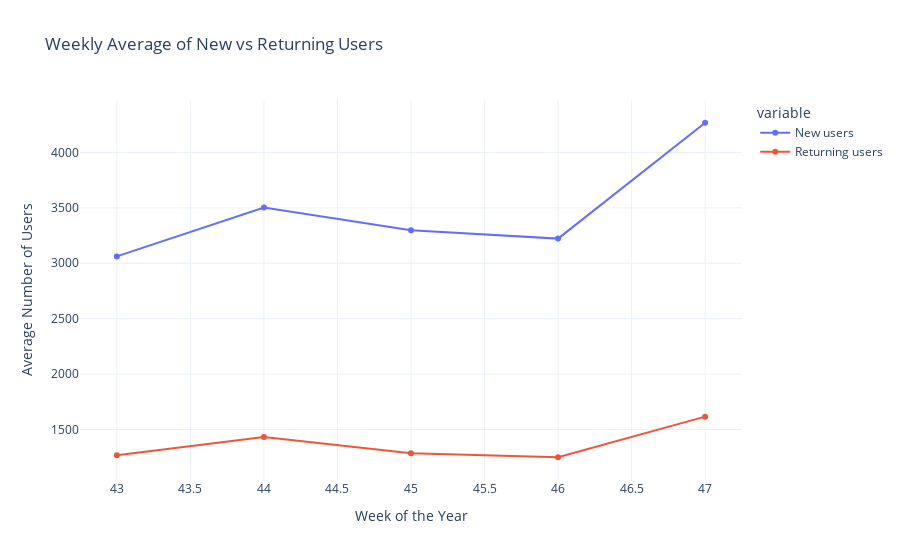
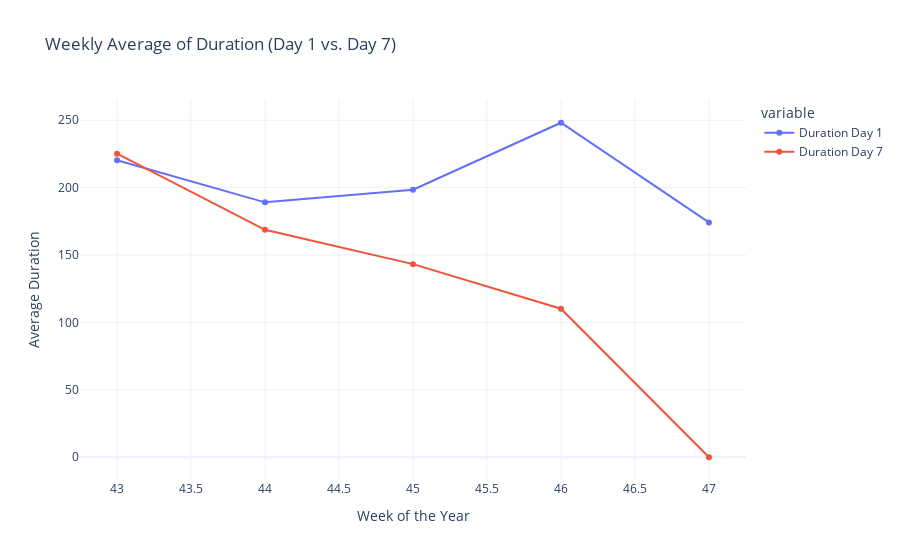

The notebook cell these images were saved under, in order:
### Markdown cell above
#### Now, let’s have a look at the weekly average of the new and returning users and the duration:

### Code cell
fig1 = px.line(weekly_averages, x='Week', y=['New users', 'Returning users'], markers=True,
              labels={'value': 'Average Number of Users'}, title = 'Weekly Average of New vs Returning Users')
fig1.update_xaxes(title='Week of the Year')
fig1.update_yaxes(title='Average Number of Users')

fig2 = px.line(weekly_averages, x='Week', y=['Duration Day 1', 'Duration Day 7'], markers = True,
              labels={'value':'Average Duration'}, title='Weekly Average of Duration (Day 1 vs. Day 7)')
fig2.update_xaxes(title='Week of the Year')
fig2.update_yaxes(title='Average Duration')

fig1.show()
fig2.show()

### Figure 1 — Plotly figure (JSON) as saved in the notebook; plotly's stock layout.template omitted (floating-point values rounded to 4 significant figures)
{"data": [{"hovertemplate": "variable=New users<br>Week=%{x}<br>Average Number of Users=%{y}<extra></extra>", "legendgroup": "New users", "line": {"color": "#636efa", "dash": "solid"}, "marker": {"symbol": "circle"}, "mode": "lines+markers", "name": "New users", "orientation": "v", "showlegend": true, "type": "scatter", "x": [43, 44, 45, 46, 47], "xaxis": "x", "y": [3062.0, 3504.0, 3298.0, 3222.0, 4268.0], "yaxis": "y"}, {"hovertemplate": "variable=Returning users<br>Week=%{x}<br>Average Number of Users=%{y}<extra></extra>", "legendgroup": "Returning users", "line": {"color": "#EF553B", "dash": "solid"}, "marker": {"symbol": "circle"}, "mode": "lines+markers", "name": "Returning users", "orientation": "v", "showlegend": true, "type": "scatter", "x": [43, 44, 45, 46, 47], "xaxis": "x", "y": [1268.0, 1433.0, 1286.0, 1250, 1616.0], "yaxis": "y"}], "layout": {"legend": {"title": {"text": "variable"}, "tracegroupgap": 0}, "title": {"text": "Weekly Average of New vs Returning Users"}, "xaxis": {"anchor": "y", "domain": [0, 1], "title": {"text": "Week of the Year"}}, "yaxis": {"anchor": "x", "domain": [0, 1], "title": {"text": "Average Number of Users"}}}}

### Figure 2 — Plotly figure (JSON) as saved in the notebook; plotly's stock layout.template omitted (floating-point values rounded to 4 significant figures)
{"data": [{"hovertemplate": "variable=Duration Day 1<br>Week=%{x}<br>Average Duration=%{y}<extra></extra>", "legendgroup": "Duration Day 1", "line": {"color": "#636efa", "dash": "solid"}, "marker": {"symbol": "circle"}, "mode": "lines+markers", "name": "Duration Day 1", "orientation": "v", "showlegend": true, "type": "scatter", "x": [43, 44, 45, 46, 47], "xaxis": "x", "y": [220.3, 189.1, 198.4, 248.1, 174.2], "yaxis": "y"}, {"hovertemplate": "variable=Duration Day 7<br>Week=%{x}<br>Average Duration=%{y}<extra></extra>", "legendgroup": "Duration Day 7", "line": {"color": "#EF553B", "dash": "solid"}, "marker": {"symbol": "circle"}, "mode": "lines+markers", "name": "Duration Day 7", "orientation": "v", "showlegend": true, "type": "scatter", "x": [43, 44, 45, 46, 47], "xaxis": "x", "y": [225.2, 168.7, 143.2, 110.2, 0], "yaxis": "y"}], "layout": {"legend": {"title": {"text": "variable"}, "tracegroupgap": 0}, "title": {"text": "Weekly Average of Duration (Day 1 vs. Day 7)"}, "xaxis": {"anchor": "y", "domain": [0, 1], "title": {"text": "Week of the Year"}}, "yaxis": {"anchor": "x", "domain": [0, 1], "title": {"text": "Average Duration"}}}}
